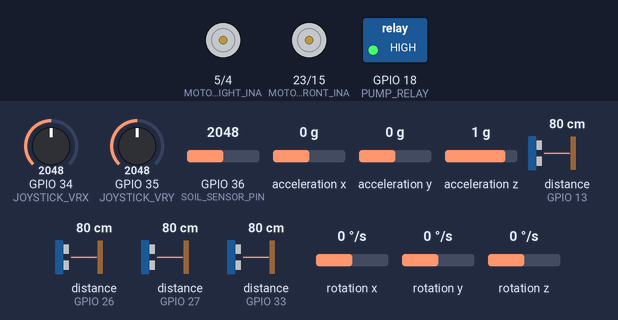
Bench run of a sketch on a simulated ESP32. On the bench: motor-driver pin pairs drawn as motors (green arrow = first pin HIGH = forward, orange = second pin HIGH = backward, longer = more drive), switched loads named in the sketch (green lamp = pin HIGH). Wiring (inferred from the names in the program): 4 × ultrasonic range finder: trigger GPIO 12, echo GPIO 13 / trigger GPIO 14, echo GPIO 27 / trigger GPIO 25, echo GPIO 26 / trigger GPIO 32, echo GPIO 33. The inputs (shaded band) are chosen by the test bench; at power-on: distance to the obstacle (sensors on GPIO 13, GPIO 27, GPIO 26, GPIO 33) 80 cm, GPIO 34 (JOYSTICK_VRX) = 2048, GPIO 35 (JOYSTICK_VRY) = 2048, GPIO 36 (SOIL_SENSOR_PIN) = 2048, acceleration x 0 g, acceleration y 0 g, acceleration z 1 g, rotation x 0 °/s, rotation y 0 °/s, rotation z 0 °/s. The echo pulse lasts 58.3 µs per cm; WiFi joins after 1.5 s; servers stay silent unless stated; pins used as bus, display or sensor lines are not drawn; what the sketch prints to the serial monitor is not drawn.

Above: at 3.8 s.
3.9 s: distance to the obstacle (sensor on GPIO 13) set to 7 cm
5.4 s: distance to the obstacle (sensor on GPIO 13) set to 4 cm
At 6.6 s:
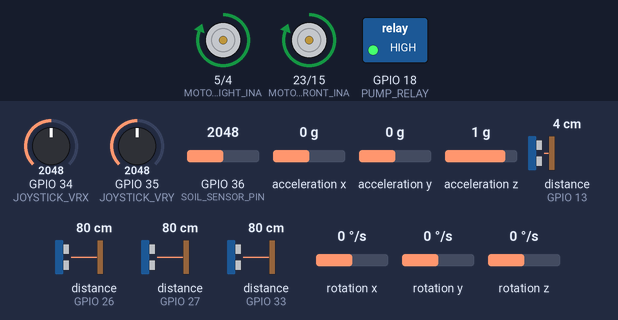
7.4 s: distance to the obstacle (sensor on GPIO 27) set to 2 cm
At 8.3 s:
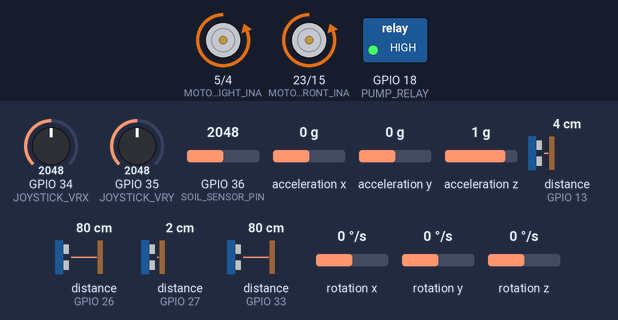
9.0 s: distance to the obstacle (sensor on GPIO 26) set to 299 cm
Timing chart, 0 to 11.5 s (numbered marks = the images above; inputs shaded):
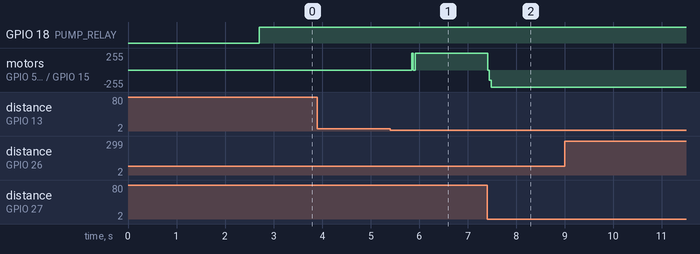

Measured:
- the behaviour switches between 6 and 5 cm on distance to the obstacle (sensor on GPIO 13) (found by bisection; images 0 and 1)
- after the input at 3.9 s, every drawn part: stays the same
- after the input at 5.4 s, motor on GPIO 5 (MOTOR_RIGHT_INA) / GPIO 4 (MOTOR_RIGHT_INB), motor on GPIO 23 (MOTOR_FRONT_INA) / GPIO 15 (MOTOR_FRONT_INB): stopped → forward 255/255 after 0.45 s
- after the input at 7.4 s, motor on GPIO 5 (MOTOR_RIGHT_INA) / GPIO 4 (MOTOR_RIGHT_INB), motor on GPIO 23 (MOTOR_FRONT_INA) / GPIO 15 (MOTOR_FRONT_INB): forward 255/255 → backward 255/255 at once

The sketch:

main.ino
```cpp
#include <Wire.h>  // ספריית I2C עבור תקשורת עם חיישנים ומכשירים אחרים דרך פרוטוקול I2C
#include <MPU9250_asukiaaa.h>  // ספריית ניהול חיישן MPU9250 (חיישן תאוצה, ג'יירוסקופ )
#include <WiFi.h>  // ספריית חיבור לרשת Wi-Fi עבור ESP32
#include <WebServer.h>  // ספריית יצירת שרת HTTP על ה-ESP32 לשליחת פקודות דרך האינטרנט

// ==== הגדרות פינים =====
#define SOIL_SENSOR_PIN 36        // חיישן רטיבות
#define JOYSTICK_VRX 34           // ג'ויסטיק ציר X
#define JOYSTICK_VRY 35           // ג'ויסטיק ציר Y
#define ULTRASONIC_FRONT_TRIG 14  // אולטרסוניק קדמי - TRIG
#define ULTRASONIC_FRONT_ECHO 27  // אולטרסוניק קדמי - ECHO
#define ULTRASONIC_BACK_TRIG 12   // אולטרסוניק אחורי - TRIG
#define ULTRASONIC_BACK_ECHO 13   // אולטרסוניק אחורי - ECHO
#define ULTRASONIC_LEFT_TRIG 32   // אולטרסוניק שמאל - TRIG
#define ULTRASONIC_LEFT_ECHO 33   // אולטרסוניק שמאל - ECHO
#define ULTRASONIC_RIGHT_TRIG 25  // אולטרסוניק ימין - TRIG
#define ULTRASONIC_RIGHT_ECHO 26  // אולטרסוניק ימין - ECHO
#define MOTOR_RIGHT_INA 5         // מנוע ימין - כיוון 1
#define MOTOR_RIGHT_INB 4         // מנוע ימין - כיוון 2
#define MOTOR_FRONT_INA 23        // מנוע קדמי - כיוון 1
#define MOTOR_FRONT_INB 15        // מנוע קדמי - כיוון 2
#define PUMP_RELAY 18             // ריליי למשאבה
#define MPU_SDA 21                // MPU6050 - SDA
#define MPU_SCL 22                // MPU6050 - SCL

// ==== קבועים ====
const int COLLISION_THRESHOLD_CM = 5;        // סף התנגשות באולטרסוניק
const int DRY_THRESHOLD = 2000;               // סף רטיבות
const float accelThreshold = 2.5;             // סף תאוצה מסוכנת
const float directionalAccelThreshold = 1.0;  // תאוצה חזקה בכיוון אחד
const float flipThreshold = 0.7;              // זווית התהפכות

//  רשת
WebServer server(80);  // שרת HTTP

// const char* ssid = "HUAWEI-9E9A";
// const char* password = "036616258";

const char* ssid = "Kita-2";  // אם רוצים לחבר לרשת אחרת
const char* password = "Xnhbrrfxho";

//  MPU
MPU9250_asukiaaa mySensor;
float baseX = 0, baseY = 0, baseZ = 0;  // כיול מצב יציב


void setup()
{
  Serial.begin(115200);  // התחלת תקשורת סריאלית
  WiFi.begin(ssid, password);  // התחברות לרשת
  while (WiFi.status() != WL_CONNECTED) delay(500);  // המתנה עד התחברות לרשת
  server.on("/control", handleControl);  // פקודות מהאפליקציה
  server.begin();  // התחלת השרת

  // יציאות
  pinMode(PUMP_RELAY, OUTPUT);
  pinMode(MOTOR_RIGHT_INA, OUTPUT);
  pinMode(MOTOR_RIGHT_INB, OUTPUT);
  pinMode(MOTOR_FRONT_INA, OUTPUT);
  pinMode(MOTOR_FRONT_INB, OUTPUT);

  // אולטרסוניק
  pinMode(ULTRASONIC_FRONT_TRIG, OUTPUT);
  pinMode(ULTRASONIC_FRONT_ECHO, INPUT);
  pinMode(ULTRASONIC_BACK_TRIG, OUTPUT);
  pinMode(ULTRASONIC_BACK_ECHO, INPUT);
  pinMode(ULTRASONIC_LEFT_TRIG, OUTPUT);
  pinMode(ULTRASONIC_LEFT_ECHO, INPUT);
  pinMode(ULTRASONIC_RIGHT_TRIG, OUTPUT);
  pinMode(ULTRASONIC_RIGHT_ECHO, INPUT);

  // ג'ויסטיק
  pinMode(JOYSTICK_VRX, INPUT);
  pinMode(JOYSTICK_VRY, INPUT);

  // MPU6050
  Wire.begin(MPU_SDA, MPU_SCL);  // חיבור לפין ה-SDA וה-SCL
  mySensor.setWire(&Wire);  // חיבור עם הספרייה
  mySensor.beginAccel();  // התחלת חיישן תאוצה
  calibrateBaseline();  // הכיול הראשוני של חיישן התאוצה
}

//  טיפול בבקשת שליטה מהאפליקציה
String lastCommand = "stop";
void handleControl() {
  lastCommand = server.arg("cmd");  // קבלת פקודה מהאפליקציה
  server.send(200, "text/plain", "OK");  // החזרת תשובה לאפליקציה
}

//  פונקציית קריאת מרחק
long readDistanceCM(int trigPin, int echoPin)
{
  digitalWrite(trigPin, LOW);
  delayMicroseconds(2);
  digitalWrite(trigPin, HIGH);
  delayMicroseconds(10);
  digitalWrite(trigPin, LOW);
  long duration = pulseIn(echoPin, HIGH, 30000);  // קריאת משך זמן חזרה
  return (duration == 0) ? -1 : duration * 0.034 / 2;  // חישוב המרחק
}

//  כיול ראשוני למצב יציב
void calibrateBaseline()
{
  for (int i = 0; i < 100; i++)
  {
    mySensor.accelUpdate();  // עדכון חיישן תאוצה
    baseX += mySensor.accelX();  // צבירת ערך ציר X
    baseY += mySensor.accelY();  // צבירת ערך ציר Y
    baseZ += mySensor.accelZ();  // צבירת ערך ציר Z
    delay(10);  // המתנה
  }
  baseX /= 100;
  baseY /= 100;
  baseZ /= 100;  // חישוב ממוצע כדי לקבוע את מצב היציבות
}

//  שלב בטיחות - החזר true אם יש סכנה
bool safetyControl() {
  long f = readDistanceCM(ULTRASONIC_FRONT_TRIG, ULTRASONIC_FRONT_ECHO);
  long b = readDistanceCM(ULTRASONIC_BACK_TRIG, ULTRASONIC_BACK_ECHO);
  long l = readDistanceCM(ULTRASONIC_LEFT_TRIG, ULTRASONIC_LEFT_ECHO);
  long r = readDistanceCM(ULTRASONIC_RIGHT_TRIG, ULTRASONIC_RIGHT_ECHO);

  // אם יש סכנת התנגשות, הפעל את המנועים בכיוון ההפוך
  if ((f != -1 && f < COLLISION_THRESHOLD_CM)) {
    Serial.println("⚠️ סכנת התנגשות קדימה - סיבוב אחורה");
    moveBackward();  // סיבוב אחורה במקרה של סכנת התנגשות
    return true;
  } else if ((b != -1 && b < COLLISION_THRESHOLD_CM)) {
    Serial.println("⚠️ סכנת התנגשות אחורה - סיבוב קדימה");
    moveForward();  // סיבוב קדימה במקרה של סכנת התנגשות
    return true;
  } else if ((l != -1 && l < COLLISION_THRESHOLD_CM)) {
    Serial.println("⚠️ סכנת התנגשות שמאלה - סיבוב ימינה");
    turnRight();  // סיבוב ימינה במקרה של סכנת התנגשות
    return true;
  } else if ((r != -1 && r < COLLISION_THRESHOLD_CM)) {
    Serial.println("⚠️ סכנת התנגשות ימינה - סיבוב שמאלה");
    turnLeft();  // סיבוב שמאלה במקרה של סכנת התנגשות
    return true;
  }

  mySensor.accelUpdate();
  float ax = mySensor.accelX(), ay = mySensor.accelY(), az = mySensor.accelZ();
  float totalAccel = sqrt(ax * ax + ay * ay + az * az);  // חישוב תאוצה כוללת

  // אם תאוצה מופרזת, הפעל את המנועים בכיוון ההפוך
  if (totalAccel > accelThreshold) {
    Serial.println("⚠️ תאוצה מופרזת - סיבוב בכיוון ההפוך");
    moveBackward();  // סיבוב אחורה במקרה של תאוצה מופרזת
    return true;
  }

  // חישוב זווית התהפכות
  float dot = ax * baseX + ay * baseY + az * baseZ;
  float magC = sqrt(ax * ax + ay * ay + az * az);
  float magB = sqrt(baseX * baseX + baseY * baseY + baseZ * baseZ);
  float angle = acos(dot / (magC * magB));

  // אם זווית התהפכות, עצור את המנועים
  if (angle > flipThreshold) {
    Serial.println("⚠️ התהפכות - עצירה");
    stopMotors();
    return true;
  }

  return false;  // אין סכנה
}

//  שליטה מהאם
bool motherControl() {
  server.handleClient();  // טיפול בבקשות HTTP
  if (lastCommand == "forward") {
    Serial.println("⬆️ אמא: קדימה");
    moveForward();  // שליטה קדימה
  } else if (lastCommand == "back") {
    Serial.println("⬇️ אמא: אחורה");
    moveBackward();  // שליטה אחורה
  } else if (lastCommand == "left") {
    Serial.println("⬅️ אמא: שמאלה");
    turnLeft();  // סיבוב שמאלה
  } else if (lastCommand == "right") {
    Serial.println("➡️ אמא: ימינה");
    turnRight();  // סיבוב ימינה
  } else {
    Serial.println("⏹️ אמא: עצירה");
    stopMotors();  // עצירה
  }
  return lastCommand != "stop";  // אם פקודה לא היתה עצירה
}

//  שליטה מג'ויסטיק
void joystickControl() {
  int x = analogRead(JOYSTICK_VRX);  // קריאת ערך ג'ויסטיק ציר X
  int y = analogRead(JOYSTICK_VRY);  // קריאת ערך ג'ויסטיק ציר Y
  if (x < 100 && y > 4000) {
    Serial.println("⬆️ ג'ויסטיק: קדימה");
    moveForward();  // קדימה
  } else if (x > 4000 && y > 4000) {
    Serial.println("⬇️ ג'ויסטיק: אחורה");
    moveBackward();  // אחורה
  } else if (y < 1000) {
    Serial.println("➡️ ג'ויסטיק: ימינה");
    turnRight();  // ימינה
  } else if (y > 3900 && x > 2900 && x < 4000) {
    Serial.println("⬅️ ג'ויסטיק: שמאלה");
    turnLeft();  // שמאלה
  } else {
    Serial.println("⏹️ ג'ויסטיק: עצירה");
    stopMotors();  // עצירה
  }
}

//  בדיקת רטיבות
void checkSoil() {
  int value = analogRead(SOIL_SENSOR_PIN);  // קריאת ערך חיישן רטיבות
  if (value < DRY_THRESHOLD) {
    Serial.println("✅ יבש - משאבה כבויה");
    digitalWrite(PUMP_RELAY, LOW);  // כבוי
  } else {
    Serial.println("💧 רטוב - משאבה פועלת");
    digitalWrite(PUMP_RELAY, HIGH);  // דלוק
  }
}

// הפעלת מנועים
void stopMotors() {
  digitalWrite(MOTOR_FRONT_INA, LOW); // מנוע שמאל עצור
  digitalWrite(MOTOR_FRONT_INB, LOW);
  digitalWrite(MOTOR_RIGHT_INA, LOW); // מנוע ימין עצור
  digitalWrite(MOTOR_RIGHT_INB, LOW);
}

void moveForward() {
  stopMotors();
  digitalWrite(MOTOR_FRONT_INA, HIGH); // מנוע שמאל קדימה
  digitalWrite(MOTOR_FRONT_INB, LOW);
  digitalWrite(MOTOR_RIGHT_INA, HIGH); // מנוע ימין קדימה
  digitalWrite(MOTOR_RIGHT_INB, LOW);
}

void moveBackward() {
  stopMotors();
  digitalWrite(MOTOR_FRONT_INA, LOW);  // מנוע שמאל אחורה
  digitalWrite(MOTOR_FRONT_INB, HIGH);
  digitalWrite(MOTOR_RIGHT_INA, LOW);  // מנוע ימין אחורה
  digitalWrite(MOTOR_RIGHT_INB, HIGH);
}

void turnRight() {
  stopMotors();
  digitalWrite(MOTOR_FRONT_INA, HIGH); // מנוע שמאל קדימה
  digitalWrite(MOTOR_FRONT_INB, LOW);
  digitalWrite(MOTOR_RIGHT_INA, LOW);  // מנוע ימין אחורה (או LOW/LOW כדי שיעצר)
  digitalWrite(MOTOR_RIGHT_INB, HIGH);
}

void turnLeft() {
  stopMotors();
  digitalWrite(MOTOR_FRONT_INA, LOW);  // מנוע שמאל אחורה (או LOW/LOW כדי שיעצר)
  digitalWrite(MOTOR_FRONT_INB, HIGH);
  digitalWrite(MOTOR_RIGHT_INA, HIGH); // מנוע ימין קדימה
  digitalWrite(MOTOR_RIGHT_INB, LOW);
}// loop
void loop() {
  if (safetyControl()) return;  // אם יש סכנה, חזור לפני המשך הפעולה
  Serial.println(WiFi.localIP());  // הדפסת כתובת IP של המכשיר
  if (motherControl()) return;  // שליטת אם
  joystickControl();            // שליטה מג'ויסטיק
  checkSoil();                  // בדיקת רטיבות
  delay(500);  // המתנה של 500 מילי שניות לפני קריאה מחודשת
}
```
